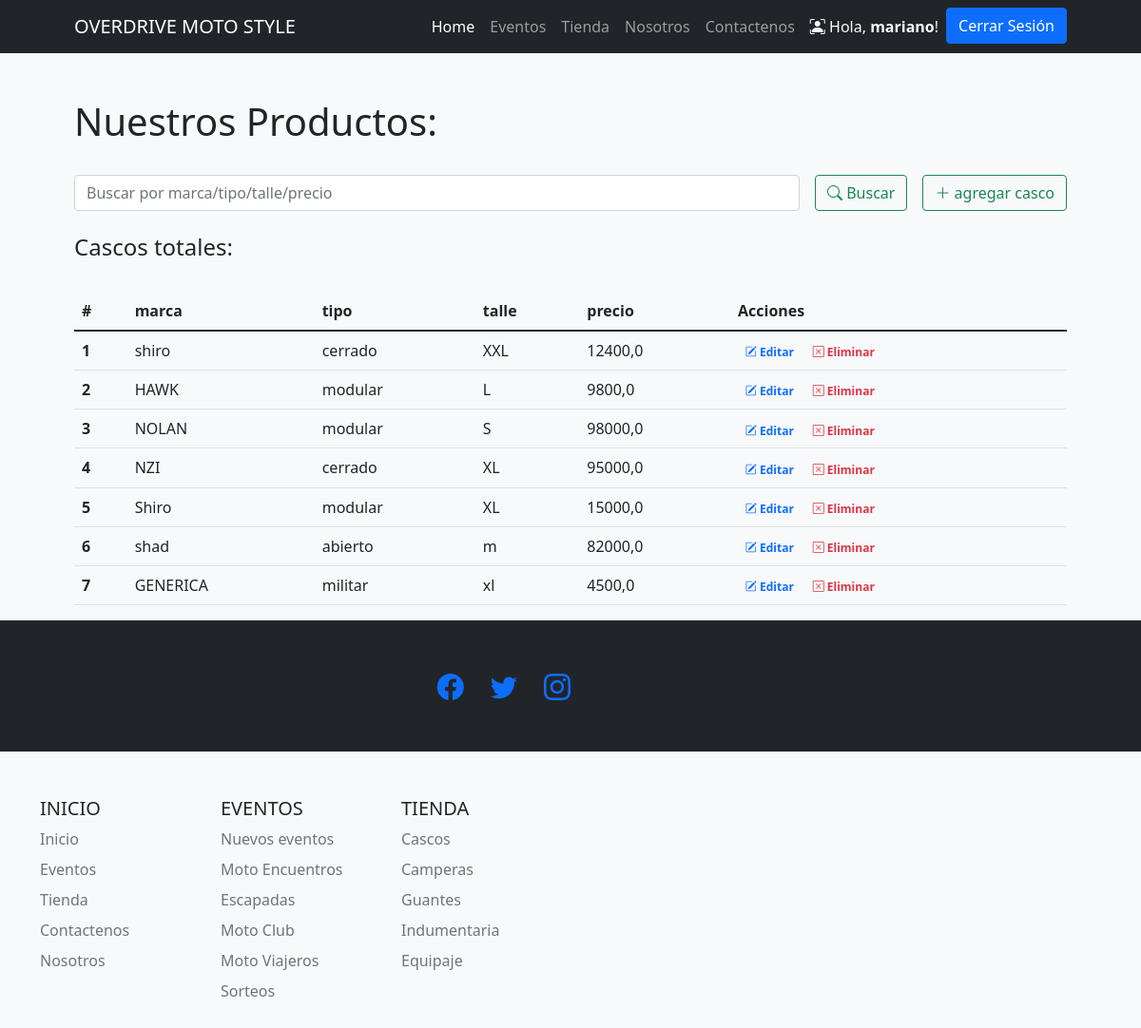
The app's page /tiendaapp/cascos/ (signed in) with its own data.
### tiendaapp/models.py (models this page shows)
class casco(models.Model):
    marca = models.CharField("Marca", max_length=30)
    tipo = models.CharField("Tipo", max_length=30)
    talle = models.CharField("Tipo", max_length=6)
    precio = models.FloatField ("Precio $")

### tiendaapp/views.py (the view)
# urls.py: path('cascos/', cascos, name = 'cascos'),
@login_required
def cascos (request):
    if request.method == "POST":
        search = request.POST["search"]
        if search != "":
            cascos = casco.objects.filter( Q(marca__icontains=search) | Q(tipo__icontains=search) | Q(talle__icontains=search)| Q(precio__icontains=search) ).values()
            return render(request,"tiendaapp/cascos.html", {"cascos":cascos, "search":True, "busqueda":search})
    cascos = casco.objects.all()
    return render(request, 'tiendaapp/cascos.html', {"cascos":cascos, "search":False})

### tiendaapp/templates/tiendaapp/cascos.html (shortened to what this page needs)
{% extends 'tiendaapp/base.html' %}
{% load static %}
{% block contenidoPagina %}
<section class="bg-light py-5">
    <div class="container px-5">
        <h1>Nuestros Productos:</h1>
        <br>
        <div class="row gx-5 justify-content-center">
            <div class="col-lg-12">
                <form class="d-flex my-2 my-lg-0" action="" method="post">
                    <input class="flex-grow-0 form-control mr-sm-2" type="search" name="search" placeholder="Buscar por marca/tipo/talle/precio" aria-label="Search">
                    <button class="btn btn-outline-success text-nowrap ms-3 my-2 my-sm-0" type="submit"> <i class="bi bi-search"></i> Buscar</button>
                    {% if user.is_staff %}
                        <a class="btn btn-outline-success text-nowrap ms-3 my-2 my-sm-0" href="% url 'crear_casco' %}"> <i class="bi bi-plus-lg"></i> agregar casco</a>
                    {% endif %}
                </form>
            </div>
        </div>
        <br>
        <h4>Cascos
            {% if search %}
                para "{{busqueda}}":
            {% else %}
                totales:
            {% endif %}
        </h4>
        <br>
        <div class="row gx-5 justify-content-center">
            <div class="col-lg-20 table-responsive">
                <table class="table table-theme">
                    <thead>
                        <tr>
                            <th scope="col">#</th>
                            <th scope="col">marca</th>
                            <th scope="col">tipo</th>
                            <th scope="col">talle</th>
                            <th scope="col">precio</th>
                            {% if user.is_staff %}
                                <th scope="col">Acciones</th>
                            {% endif %}
                        </tr>
                    </thead>
                    <tbody>
                        {% for casco in cascos %}
                            <tr>
                                <th scope="row">{{forloop.counter}}</th>
                                <td>{{casco.marca}}</td>
                                <td>{{casco.tipo}}</td>
                                <td>{{casco.talle}}</td>
                                <td>{{casco.precio}}</td>
                                <td>
                                    {% if user.is_staff %}
                                        <a href="{% url 'editar_casco' casco.id %}" class="text-primary badge badge-primary text-decoration-none"> <i class="bi bi-pencil-square"></i> Editar</a>
                                        <a href="{% url 'eliminar_casco' casco.id %}" class="text-danger badge badge-danger text-decoration-none"> <i class="bi bi-x-square"></i> Eliminar</a>
                                    {% endif %}
                                </td>
                            </tr>
                        {% endfor %}
                    </tbody>
                </table>
            </div>
        </div>
    </div>
{% endblock %}

### tiendaapp/templates/tiendaapp/base.html (shortened to what this page needs)
{% load static %}
<!DOCTYPE html>
<html lang="es-la">
    <head>
        <link rel="stylesheet" href="https://cdn.jsdelivr.net/npm/bootstrap-icons@1.8.3/font/bootstrap-icons.css">
        <link href="{% static 'css/styles.css'%}" rel="stylesheet" />
    </head>
    <body>
        <nav class="navbar navbar-expand-lg navbar-dark bg-dark">
            <div class="container px-5">
                <a class="navbar-brand" href="{% url 'index' %}">OVERDRIVE MOTO STYLE</a>
               <div class="collapse navbar-collapse" id="navbarSupportedContent">
                    <ul class="navbar-nav ms-auto mb-2 mb-lg-0">
                        <li class="nav-item"><a class="nav-link active" aria-current="page" href="{% url 'index' %}">Home</a></li>
                        <li class="nav-item"><a class="nav-link" href="{% url 'eventos' %}">Eventos</a></li>
                        <li class="nav-item"><a class="nav-link" href="{% url 'tienda' %}">Tienda</a></li>
                        <li class="nav-item"><a class="nav-link" href="{% url 'nosotros' %}">Nosotros</a></li>
                        <li class="nav-item"><a class="nav-link" href="{% url 'contacto' %}">Contactenos</a></li>
                        {% if user.is_authenticated %}
                            <li class="nav-item"><p class="text-light my-2 mx-2"><i class="bi bi-person-bounding-box"></i> Hola, <b>{{user.username}}</b>!</p></li>
                            <li class="nav-item"><a class="btn btn-primary" href="{% url 'logout' %}">Cerrar Sesión</a></li>
                        {% else %}
                            <li class="nav-item"><a class="btn btn-primary mx-2" href="{% url 'login' %}">Iniciar Sesión</a></li>
                            <li class="nav-item"><a class="btn btn-outline-primary" href="{% url 'register' %}">Registrarse</a></li>
                        {% endif %}
                    </ul>
                </div>
            </div>
        </nav>
        {% block contenidoPagina %}
        {% endblock %}
        <footer class="py-5 bg-dark">
            <div class="container px-4 px-lg-5">
                <div class="col-lg-6 h-100 text-center text-lg-end my-auto">
                    <ul class="list-inline mb-0">
                        <li class="list-inline-item me-4">
                            <a href="#!"><i class="bi-facebook fs-3"></i></a>
                        </li>
                        <li class="list-inline-item me-4">
                            <a href="#!"><i class="bi-twitter fs-3"></i></a>
                        </li>
                        <li class="list-inline-item">
                            <a href="#!"><i class="bi-instagram fs-3"></i></a>
                        </li>
                    </ul>
                </div>
        </footer>
    </body>
</html>
</html>
    </body>
        <div class="container">
            <footer class="py-5">
            <div class="row">
                <div class="col-6 col-md-2 mb-3">
                <h5>INICIO</h5>
                <ul class="nav flex-column">
                    <li class="nav-item mb-2"><a href="#" class="nav-link p-0 text-muted">Inicio</a></li>
                    <li class="nav-item mb-2"><a href="#" class="nav-link p-0 text-muted">Eventos</a></li>
                    <li class="nav-item mb-2"><a href="#" class="nav-link p-0 text-muted">Tienda</a></li>
                    <li class="nav-item mb-2"><a href="#" class="nav-link p-0 text-muted">Contactenos</a></li>
                    <li class="nav-item mb-2"><a href="#" class="nav-link p-0 text-muted">Nosotros</a></li>
                </ul>
                </div>
                <div class="col-6 col-md-2 mb-3">
                <h5>EVENTOS</h5>
                <ul class="nav flex-column">
                    <li class="nav-item mb-2"><a href="#" class="nav-link p-0 text-muted">Nuevos eventos</a></li>
                    <li class="nav-item mb-2"><a href="#" class="nav-link p-0 text-muted">Moto Encuentros</a></li>
                    <li class="nav-item mb-2"><a href="#" class="nav-link p-0 text-muted">Escapadas</a></li>
                    <li class="nav-item mb-2"><a href="#" class="nav-link p-0 text-muted">Moto Club</a></li>
                    <li class="nav-item mb-2"><a href="#" class="nav-link p-0 text-muted">Moto Viajeros</a></li>
                    <li class="nav-item mb-2"><a href="#" class="nav-link p-0 text-muted">Sorteos</a></li>
                </ul>
                </div>
                <div class="col-6 col-md-2 mb-3">
                <h5>TIENDA</h5>
                <ul class="nav flex-column">
                    <li class="nav-item mb-2"><a href="#" class="nav-link p-0 text-muted">Cascos</a></li>
                    <li class="nav-item mb-2"><a href="#" class="nav-link p-0 text-muted">Camperas</a></li>
                    <li class="nav-item mb-2"><a href="#" class="nav-link p-0 text-muted">Guantes</a></li>
                    <li class="nav-item mb-2"><a href="#" class="nav-link p-0 text-muted">Indumentaria</a></li>
                    <li class="nav-item mb-2"><a href="#" class="nav-link p-0 text-muted">Equipaje</a></li>
                </ul>
                </div>
        </div>
    </body>
</html>

### records on screen
casco: marca "shiro", tipo "cerrado", talle "XXL", precio "12400,0"
casco: marca "HAWK", tipo "modular", talle "L", precio "9800,0"
casco: marca "NOLAN", tipo "modular", talle "S", precio "98000,0"
casco: marca "NZI", tipo "cerrado", talle "XL", precio "95000,0"
casco: marca "Shiro", tipo "modular", talle "XL", precio "15000,0"
casco: marca "shad", tipo "abierto", talle "m", precio "82000,0"
casco: marca "GENERICA", tipo "militar", talle "xl", precio "4500,0"

### other values on screen
{{ user.username }} "mariano"
